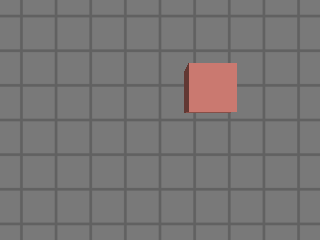
#> input picture src/camera_basics/data/table_colour.png, 320 x 240 px, found by its file name
$ python finding_objects.py
#> lines starting #> are read from the running program, lines starting #| are printed output that depends on the picture; after the words box and inside, x2 and y2 are one past the last pixel; in counts of white or black regions, pixels touching at a corner belong together
### src/camera_basics/find_by_colour.py
"""Find an object in a picture by its colour, with OpenCV.

This is the oldest and simplest way a robot finds something, and it is still
used every day: a coloured ball, a coloured marker on a tool, a red emergency
button, a green crop against brown soil. It needs no model and no training, and
it runs in a millisecond. It only works when the object's colour is not shared
by anything else in view.

The steps are always the same, and they are the steps in this file:

  1. read the picture
  2. convert it from colours to hue, saturation and value (HSV)
  3. keep the pixels whose hue is the one you want: a mask
  4. tidy the mask up
  5. find the blobs in the mask, and take the biggest one
  6. say where its middle is

The picture is data/table_colour.png, one frame recorded from the camera area's
Gazebo simulation: a camera 0.40 m above a table, looking down at a red box.

Run it with:  pixi run python src/camera_basics/find_by_colour.py
"""

from collections.abc import Sequence
from dataclasses import dataclass
import pathlib

import cv2
import numpy as np
from numpy.typing import NDArray

HERE: pathlib.Path = pathlib.Path(__file__).resolve().parent
PICTURE: pathlib.Path = HERE / 'data' / 'table_colour.png'
OUT: pathlib.Path = HERE / 'out'

# The colour to look for, as hue, saturation and value. OpenCV keeps hue in
# 0..179 (half of the usual 0..360 degrees), and saturation and value in 0..255.
# Red sits at both ends of the hue circle, so it needs two ranges. The box in
# this picture has hue 3 and saturation about 120; the table is grey, which
# means saturation 0, so "saturation above 80" alone separates them.
LOW_RED: NDArray[np.uint8] = np.array([0, 80, 40], dtype=np.uint8)
HIGH_RED: NDArray[np.uint8] = np.array([10, 255, 255], dtype=np.uint8)
LOW_RED_WRAPPED: NDArray[np.uint8] = np.array([170, 80, 40], dtype=np.uint8)
HIGH_RED_WRAPPED: NDArray[np.uint8] = np.array([179, 255, 255], dtype=np.uint8)

# Blobs smaller than this many pixels are noise, not the object.
MIN_PIXELS: int = 100


@dataclass(frozen=True)
class Found:
    """Where an object is in a picture, in pixels."""

    u: float                  # the middle, across the picture
    v: float                  # the middle, down the picture
    left: int                 # the bounding box: the smallest box round the blob
    top: int
    width: int
    height: int
    pixels: int               # how many pixels the blob covers


def heading(text: str) -> None:
    """Print a section title, so the output reads in the same order as the file."""
    print(f'\n--- {text} ---')


def as_picture(result: cv2.typing.MatLike) -> NDArray[np.uint8]:
    """Say that what OpenCV handed back is a picture: an array of bytes.

    OpenCV's Python type information calls everything it returns a "MatLike",
    which covers several kinds of matrix it can use inside. Robot code keeps
    pictures as NumPy arrays of bytes, and this says so. Nothing is copied.
    """
    return np.asarray(result, dtype=np.uint8)


def load_picture(path: pathlib.Path) -> NDArray[np.uint8]:
    """Read a picture from a file, as an array of pixels.

    cv2.imread gives the three colours of each pixel in the order blue, green,
    red, not red, green, blue. That is an old OpenCV habit, and it is the most
    common bug in first vision programs: get it wrong and red and blue swap.
    """
    picture: cv2.typing.MatLike | None = cv2.imread(str(path))
#> picture is the input picture: shape (240, 320, 3); mean B, G, R 117, 117.3, 120
    if picture is None:
        raise FileNotFoundError(f'no picture at {path}')
    return as_picture(picture)


def colour_mask(bgr: NDArray[np.uint8]) -> NDArray[np.uint8]:
    """Mark every pixel of the colour we are looking for.

    The picture is converted to HSV first: hue (which colour it is), saturation
    (how strong the colour is) and value (how bright it is). This is done
    because hue hardly changes when the light does, while the red, green and
    blue numbers all change together. A red object in shadow is still hue 3; it
    is only darker, which moves value, not hue. That is why robot code
    thresholds in HSV and not in RGB.

    The result is a mask: 255 where the pixel matches, 0 where it does not.
    """
    hsv: NDArray[np.uint8] = as_picture(cv2.cvtColor(bgr, cv2.COLOR_BGR2HSV))
    mask: NDArray[np.uint8] = as_picture(cv2.inRange(hsv, LOW_RED, HIGH_RED))
#> in as_picture (call 3), `return np.asarray(result, dtype=np.uint8)`:
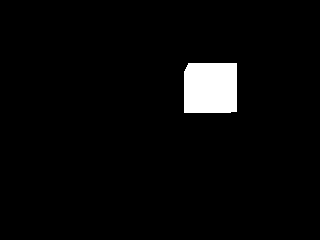
#> returned value: shape (240, 320); 3.4% white; 1 white region, box (x1, y1, x2, y2) and area: (184, 63, 237, 113) 2624
    wrapped: NDArray[np.uint8] = as_picture(cv2.inRange(hsv, LOW_RED_WRAPPED, HIGH_RED_WRAPPED))
    return as_picture(cv2.bitwise_or(mask, wrapped))


def tidy(mask: NDArray[np.uint8]) -> NDArray[np.uint8]:
    """Remove specks, and fill small holes.

    A real camera's mask is never clean: single pixels flicker on, and a
    highlight leaves a hole in the middle of the object. "Opening" (shrink then
    grow) removes specks smaller than the brush, and "closing" (grow then
    shrink) fills holes smaller than it. The brush is the 5 x 5 square below.
    """
    brush: NDArray[np.uint8] = as_picture(
        cv2.getStructuringElement(cv2.MORPH_ELLIPSE, (5, 5)))
#> brush = [[0, 0, 1, 0, 0], [1, 1, 1, 1, 1], [1, 1, 1, 1, 1], [1, 1, 1, 1, 1], [0, 0, 1, 0, 0]]
    opened: NDArray[np.uint8] = as_picture(cv2.morphologyEx(mask, cv2.MORPH_OPEN, brush))
    return as_picture(cv2.morphologyEx(opened, cv2.MORPH_CLOSE, brush))


def largest_object(mask: NDArray[np.uint8]) -> Found | None:
    """Find the blobs in the mask, and describe the biggest one.

    cv2.findContours traces the outline of every blob. RETR_EXTERNAL keeps only
    the outer outlines, so a hole inside the object is not a second blob, and
    CHAIN_APPROX_SIMPLE stores the corners of each outline instead of every
    pixel along it.
    """
    contours: Sequence[cv2.typing.MatLike]
    contours, _ = cv2.findContours(mask, cv2.RETR_EXTERNAL, cv2.CHAIN_APPROX_SIMPLE)
#> contours = 1 contour; box (x1, y1, x2, y2) and area: (184, 63, 237, 113) 2518
    if not contours:
        return None
    biggest: cv2.typing.MatLike = max(contours, key=cv2.contourArea)
#> biggest = contour of 21 points, box (x1, y1, x2, y2) (184, 63, 237, 113), area 2518
    pixels: int = int(cv2.contourArea(biggest))
#> pixels = 2518
    if pixels < MIN_PIXELS:
        return None

    # The bounding box: the smallest upright box round the blob.
    left: int
    top: int
    width: int
    height: int
    left, top, width, height = cv2.boundingRect(biggest)
#> left = 184; top = 63; width = 53; height = 50

    # The middle, from the blob's "moments". m00 is its area, m10 is the sum of
    # every pixel's column number and m01 the sum of every row number, so
    # m10 / m00 and m01 / m00 are the average column and row: the middle of the
    # shape. It is steadier than the middle of the bounding box, because one
    # stray pixel at the edge moves the box but hardly moves the average.
    moments: dict[str, float] = cv2.moments(biggest)
#> moments = moments, m00 2518.5, centre m10/m00, m01/m00 = (210.1, 87.6)
    return Found(u=moments['m10'] / moments['m00'], v=moments['m01'] / moments['m00'],
                 left=left, top=top, width=width, height=height, pixels=pixels)


def annotate(bgr: NDArray[np.uint8], found: Found) -> NDArray[np.uint8]:
    """Draw the bounding box and the middle on a copy of the picture."""
    drawn: NDArray[np.uint8] = bgr.copy()
    cv2.rectangle(drawn, (found.left, found.top),
                  (found.left + found.width, found.top + found.height), (0, 255, 0), 1)
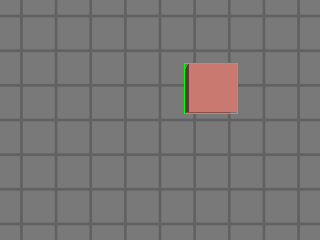
#> drawn: shape (240, 320, 3); 0.27% of pixels changed, all inside (x1, y1, x2, y2) = (184, 63, 238, 114)
    cv2.drawMarker(drawn, (round(found.u), round(found.v)), (0, 255, 0),
                   cv2.MARKER_CROSS, markerSize=10, thickness=1)
#> drawn: shape (240, 320, 3); 0.03% of pixels changed, all inside (x1, y1, x2, y2) = (205, 83, 216, 94)
    return drawn


# [31 lines left out: function main, not called in this run]


# [2 lines that do not run on import are left out]

### src/camera_basics/train_a_model.py
"""Train a model to find this robot's box, by fine-tuning YOLO on 80 pictures.

A model only knows what it was trained on, and no public model knows your
robot's parts, your bins or your crates. Teaching it one new thing takes four
ingredients, and this file goes through all four:

  1. pictures
  2. a label for every object in every picture: which class, and where
  3. a small file saying where the pictures are and what the classes are called
  4. a starting model, which is trained a little further on your pictures

The fourth is called **fine-tuning**, and it is what almost everyone does. The
starting model, yolo11n, has already learned on 120,000 photos what edges,
corners and surfaces look like; only the last part of it has to learn "box".
That is why 80 pictures and a minute on a laptop are enough, when training from
nothing would need tens of thousands of pictures and a day on a graphics card.

The pictures here are drawn by this file, to look like the camera area's
simulated table, which keeps the example offline and quick, and means the labels
are exact because the drawing knows where it put the box. A real project takes
photos of the real object from every side, in the light the robot will work in,
and labels them by hand in a tool such as Label Studio or CVAT. Everything after
the drawing is what a real project does.

This file needs PyTorch, which is in the separate `vision` environment:

  pixi run -e vision python src/camera_basics/train_a_model.py       # 40 epochs, ~3 min
  pixi run -e vision python src/camera_basics/train_a_model.py 12    # quicker, less sure

Training writes to runs/ and the dataset to datasets/; both are ignored by git.
"""

import pathlib
import shutil
import sys

import cv2
from find_by_colour import as_picture, colour_mask, Found, largest_object, load_picture, tidy
import numpy as np
from numpy.typing import NDArray
from ultralytics import YOLO
from ultralytics.engine.results import Boxes, Results

HERE: pathlib.Path = pathlib.Path(__file__).resolve().parent
WEIGHTS: pathlib.Path = HERE / 'models' / 'yolo11n.pt'
DATASET: pathlib.Path = HERE / 'datasets' / 'box'
RUNS: pathlib.Path = HERE / 'runs'
TABLE: pathlib.Path = HERE / 'data' / 'table_colour.png'
OUT: pathlib.Path = HERE / 'out'

WIDTH: int = 320
HEIGHT: int = 240
# Everything is drawn twice this size and then shrunk, which softens every edge
# the way a camera and a renderer do. Hard, perfectly sharp edges are one of the
# things that make drawn pictures unlike real ones.
SCALE: int = 2
TRAIN_PICTURES: int = 64
VAL_PICTURES: int = 16
DEFAULT_EPOCHS: int = 40


def heading(text: str) -> None:
    """Print a section title, so the output reads in the same order as the file."""
    print(f'\n--- {text} ---')


def draw_table(rng: np.random.Generator) -> NDArray[np.uint8]:
    """Draw the grey table, with its grid lines, as the simulated camera sees it.

    The table in the recorded picture is grey 121 with grid lines about 20
    levels darker, three pixels wide, every 40 pixels. Each drawn picture varies
    those a little, so that the model learns "a red square on a grey table"
    rather than one exact shade.
    """
    grey: int = int(rng.integers(105, 135))          # the light is never the same twice
    table: NDArray[np.uint8] = np.full((HEIGHT * SCALE, WIDTH * SCALE, 3), grey,
                                       dtype=np.uint8)
    spacing: int = int(rng.integers(36, 46)) * SCALE
    offset: int = int(rng.integers(0, spacing))
    thickness: int = 3 * SCALE
    line: tuple[int, int, int] = (max(grey - int(rng.integers(15, 28)), 0),) * 3
    for x in range(offset, WIDTH * SCALE, spacing):
        cv2.line(table, (x, 0), (x, HEIGHT * SCALE), line, thickness)
    for y in range(offset, HEIGHT * SCALE, spacing):
        cv2.line(table, (0, y), (WIDTH * SCALE, y), line, thickness)
    return table


def draw_box(picture: NDArray[np.uint8],
             rng: np.random.Generator) -> tuple[int, int, int, int]:
    """Draw one red box somewhere on the table, and say which pixels it covers.

    The box is drawn as the camera sees it from above: the lit top face, and one
    darker side face where the box is not straight below the camera. The
    returned corners are the label: the smallest box round everything drawn.
    """
    size: int = int(rng.integers(26, 70)) * SCALE
    left: int = int(rng.integers(10, WIDTH - size // SCALE - 10)) * SCALE
    top: int = int(rng.integers(10, HEIGHT - size // SCALE - 10)) * SCALE
    shade: int = int(rng.integers(-25, 25))
    # OpenCV colours are blue, green, red. The simulated box's top is (202, 121,
    # 112) in red, green, blue, and its side is (98, 56, 51).
    face: tuple[int, int, int] = (112 + shade, 121 + shade, 202 + shade)
    side_colour: tuple[int, int, int] = (51 + shade // 2, 56 + shade // 2, 98 + shade // 2)

    side: int = int(rng.integers(0, size // 4 + 1))  # how much of a side face shows
    on_the_left: bool = bool(rng.integers(0, 2))
    box_left: int = left - side if on_the_left else left
    if side:
        cv2.rectangle(picture, (box_left, top), (box_left + side + size, top + size),
                      side_colour, -1)
    cv2.rectangle(picture, (left, top), (left + size, top + size), face, -1)
    return min(left, box_left), top, max(left + size, box_left + side + size), top + size


def draw_picture(rng: np.random.Generator) -> tuple[NDArray[np.uint8], tuple[float, ...]]:
    """Draw one training picture, and give back its label.

    A YOLO label is five numbers: the class number, then the middle and the size
    of the box, each divided by the picture's width or height so that they are
    between 0 and 1. Dividing like that means the same label still fits after
    the picture is made bigger or smaller, which training does all the time.
    """
    picture: NDArray[np.uint8] = draw_table(rng)
    left: int
    top: int
    right: int
    bottom: int
    left, top, right, bottom = draw_box(picture, rng)

    # Shrink to the real size. INTER_AREA averages the pixels it merges, which
    # is what softens the edges.
    picture = as_picture(cv2.resize(picture, (WIDTH, HEIGHT), interpolation=cv2.INTER_AREA))
    # A camera's picture is never perfectly smooth, so add a little noise. Some
    # pictures get none, because the simulated camera's are clean.
    spread: float = float(rng.uniform(0.0, 2.5))
    noise: NDArray[np.int16] = rng.normal(0, spread, picture.shape).astype(np.int16)
    picture = np.clip(picture.astype(np.int16) + noise, 0, 255).astype(np.uint8)

    middle_u: float = (left + right) / 2 / (WIDTH * SCALE)
    middle_v: float = (top + bottom) / 2 / (HEIGHT * SCALE)
    box_width: float = (right - left) / (WIDTH * SCALE)
    box_height: float = (bottom - top) / (HEIGHT * SCALE)
    return picture, (middle_u, middle_v, box_width, box_height)


# [99 lines left out: functions make_dataset, main, not called in this run]


# [2 lines that do not run on import are left out]

### docs/diagrams/finding_objects.py
"""Generate the pictures used in docs/02_perception/01_camera/02_finding-objects.md.

The images go to docs/images/camera/finding-objects/.

Photographs and camera pictures are saved as PNG, and the one drawn diagram as
SVG. Everything comes from the code in src/camera/camera_basics, so the doc's pictures
cannot drift from what that code does.

The model parts need PyTorch, so run this in the vision environment:

  pixi run -e vision python ../docs/diagrams/finding_objects.py

The last figure needs the trained weights, which are made by:

  pixi run -e vision python src/camera/camera_basics/train_a_model.py
"""

import pathlib
import sys
import textwrap

REPO_ROOT: pathlib.Path = pathlib.Path(__file__).resolve().parents[2]
CODE: pathlib.Path = REPO_ROOT / 'code' / 'src' / 'camera' / 'camera_basics'
sys.path.insert(0, str(CODE))

import cv2  # noqa: E402
from find_by_colour import (  # noqa: E402
    annotate,
    colour_mask,
    Found,
    largest_object,
    load_picture,
    tidy,
)
import matplotlib  # noqa: E402
matplotlib.use('Agg')
from matplotlib.axes import Axes  # noqa: E402
from matplotlib.figure import Figure  # noqa: E402
from matplotlib.patches import FancyArrowPatch, Rectangle  # noqa: E402  (must follow use)
import matplotlib.pyplot as plt  # noqa: E402
import numpy as np  # noqa: E402
from numpy.typing import NDArray  # noqa: E402
from train_a_model import draw_picture, HEIGHT, WIDTH  # noqa: E402
from ultralytics import ASSETS, YOLO  # noqa: E402
from ultralytics.engine.results import Results  # noqa: E402

IMAGES: pathlib.Path = REPO_ROOT / 'docs' / 'images' / 'camera' / 'finding-objects'
TABLE: pathlib.Path = CODE / 'data' / 'table_colour.png'
WEIGHTS: pathlib.Path = CODE / 'models' / 'yolo11n.pt'
TRAINED: pathlib.Path = CODE / 'runs' / 'box' / 'weights' / 'best.pt'

INK: str = '#222222'
MUTED: str = '#777777'
GREEN: str = '#2a9d3f'
BLUE: str = '#2f6db0'
ORANGE: str = '#f08c1a'
PALE_BLUE: str = '#e3ecf7'
PALE_GREEN: str = '#dff2e2'
PALE_ORANGE: str = '#fdebd3'


def _save(fig: Figure, name: str) -> None:
#> called with name = 'colour_steps.png'
    IMAGES.mkdir(parents=True, exist_ok=True)
    fig.savefig(IMAGES / name, bbox_inches='tight', pad_inches=0.25, facecolor='white')
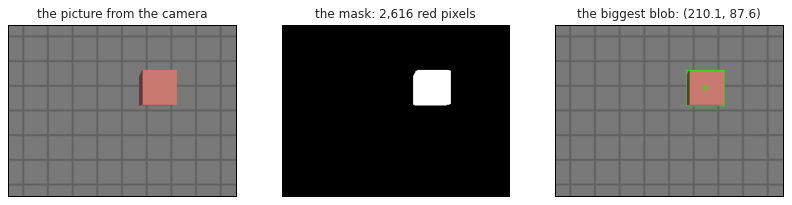
#> figure drawn by matplotlib, 3 panels
    plt.close(fig)
    print(f'wrote {IMAGES / name}')


def _show(ax: Axes, picture: NDArray[np.uint8], title: str) -> None:
    """Draw one picture on one panel, with a title. OpenCV's order is blue, green, red."""
    ax.imshow(cv2.cvtColor(picture, cv2.COLOR_BGR2RGB) if picture.ndim == 3 else picture,
              cmap=None if picture.ndim == 3 else 'grey')
    ax.set_title(title, fontsize=9.5, color=INK)
    ax.set_xticks([])
    ax.set_yticks([])


def colour_steps() -> None:
    """Draw the three steps of finding the box by colour: picture, mask, and the blob."""
    picture: NDArray[np.uint8] = load_picture(TABLE)
    mask: NDArray[np.uint8] = tidy(colour_mask(picture))
    found: Found | None = largest_object(mask)
    assert found is not None                 # the box is always in this recorded picture

    fig: Figure
    axes: NDArray[np.object_]
    fig, axes = plt.subplots(1, 3, figsize=(11, 3.1), facecolor='white')
    _show(axes[0], picture, 'the picture from the camera')
    _show(axes[1], mask, f'the mask: {int((mask > 0).sum()):,} red pixels')
    _show(axes[2], annotate(picture, found),
          f'the biggest blob: ({found.u:.1f}, {found.v:.1f})')
    _save(fig, 'colour_steps.png')


def dataset_samples() -> None:
    """Four of the pictures the training example draws, with the labels it writes."""
    rng: np.random.Generator = np.random.default_rng(seed=3)
    fig: Figure
    axes: NDArray[np.object_]
    fig, axes = plt.subplots(1, 4, figsize=(12, 2.6), facecolor='white')
    for panel in range(4):
        picture: NDArray[np.uint8]
        label: tuple[float, ...]
        picture, label = draw_picture(rng)
        middle_u: float
        middle_v: float
        box_width: float
        box_height: float
        middle_u, middle_v, box_width, box_height = label
        ax: Axes = axes[panel]
        _show(ax, picture, f'0 {middle_u:.3f} {middle_v:.3f} {box_width:.3f} {box_height:.3f}')
        ax.add_patch(Rectangle(((middle_u - box_width / 2) * WIDTH,
                                (middle_v - box_height / 2) * HEIGHT),
                               box_width * WIDTH, box_height * HEIGHT,
                               fill=False, edgecolor=GREEN, lw=1.4))
    fig.suptitle('drawn training pictures, and the label written for each one',
                 fontsize=10, color=INK, y=1.04)
    _save(fig, 'dataset_samples.png')
#> (the rest of the program and of its run is left out)
